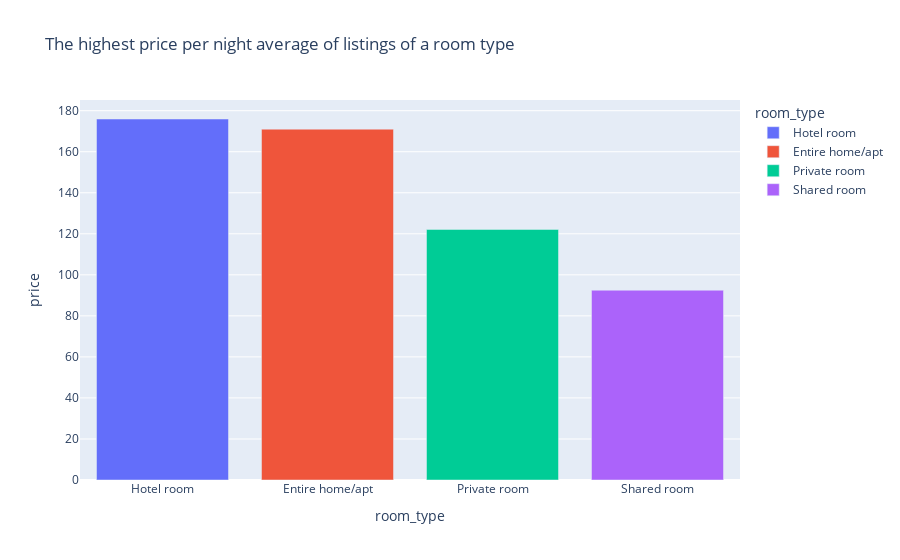

The notebook cell this image was saved under:
### Markdown cell above
#### what room types have highest averege price ?

### Code cell
temp=romeListings.groupby("room_type")["price"].mean().sort_values(ascending=False).head(5).reset_index()
fig = px.bar(temp,x = "room_type", y = "price", title = "The highest price per night average of listings of a room type  ",color="room_type", labels={
	"y": "Price",
	"x": "Room Type"
})
fig.show()

### Figure 1 — Plotly figure (JSON) as saved in the notebook; plotly's stock layout.template omitted (floating-point values rounded to 4 significant figures)
{"data": [{"alignmentgroup": "True", "hovertemplate": "room_type=%{x}<br>price=%{y}<extra></extra>", "legendgroup": "Hotel room", "marker": {"color": "#636efa", "pattern": {"shape": ""}}, "name": "Hotel room", "offsetgroup": "Hotel room", "orientation": "v", "showlegend": true, "textposition": "auto", "type": "bar", "x": ["Hotel room"], "xaxis": "x", "y": [176.0], "yaxis": "y"}, {"alignmentgroup": "True", "hovertemplate": "room_type=%{x}<br>price=%{y}<extra></extra>", "legendgroup": "Entire home/apt", "marker": {"color": "#EF553B", "pattern": {"shape": ""}}, "name": "Entire home/apt", "offsetgroup": "Entire home/apt", "orientation": "v", "showlegend": true, "textposition": "auto", "type": "bar", "x": ["Entire home/apt"], "xaxis": "x", "y": [171.0], "yaxis": "y"}, {"alignmentgroup": "True", "hovertemplate": "room_type=%{x}<br>price=%{y}<extra></extra>", "legendgroup": "Private room", "marker": {"color": "#00cc96", "pattern": {"shape": ""}}, "name": "Private room", "offsetgroup": "Private room", "orientation": "v", "showlegend": true, "textposition": "auto", "type": "bar", "x": ["Private room"], "xaxis": "x", "y": [122.1], "yaxis": "y"}, {"alignmentgroup": "True", "hovertemplate": "room_type=%{x}<br>price=%{y}<extra></extra>", "legendgroup": "Shared room", "marker": {"color": "#ab63fa", "pattern": {"shape": ""}}, "name": "Shared room", "offsetgroup": "Shared room", "orientation": "v", "showlegend": true, "textposition": "auto", "type": "bar", "x": ["Shared room"], "xaxis": "x", "y": [92.51], "yaxis": "y"}], "layout": {"barmode": "relative", "legend": {"title": {"text": "room_type"}, "tracegroupgap": 0}, "title": {"text": "The highest price per night average of listings of a room type  "}, "xaxis": {"anchor": "y", "categoryarray": ["Hotel room", "Entire home/apt", "Private room", "Shared room"], "categoryorder": "array", "domain": [0, 1], "title": {"text": "room_type"}}, "yaxis": {"anchor": "x", "domain": [0, 1], "title": {"text": "price"}}}}
